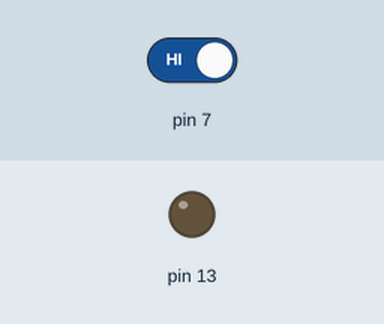
The sketch below on a simulated Arduino Uno, built with avr-gcc and run on an emulated ATmega328P. On the bench: output pins drawn as LEDs (lit = HIGH). The inputs (shaded band) are chosen by the test bench; at power-on: pin 7 HIGH.

Above: at 1.2 s.
1.3 s: pin 7 driven LOW
At 2.2 s:
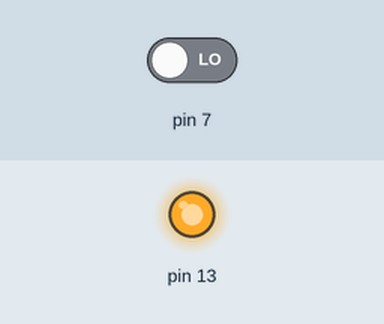
2.8 s: pin 7 driven HIGH
At 3.3 s:
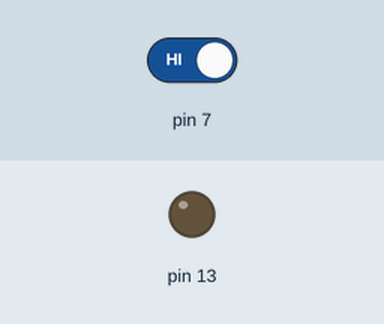
Timing chart, 0 to 5.8 s (numbered marks = the images above; inputs shaded):
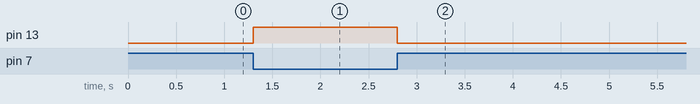

Measured:
- after the input at 1.3 s, pin 13: LOW → HIGH at once
- after the input at 2.8 s, pin 13: HIGH → LOW at once

The sketch:

ButtonControlLed.ino
```cpp
// the setup function runs once when you press reset or power the board

void setup() {
  // initialize digital pin 13 as an output.
  pinMode(13, OUTPUT);
  pinMode(7, INPUT);

}

// the loop function runs over and over again forever
void loop() {
//    if (digitalRead(7)== LOW)
    if (!digitalRead(7))
        {
              digitalWrite(13, HIGH);
        }
        else
        {
              digitalWrite(13, LOW);
        }

}
```
